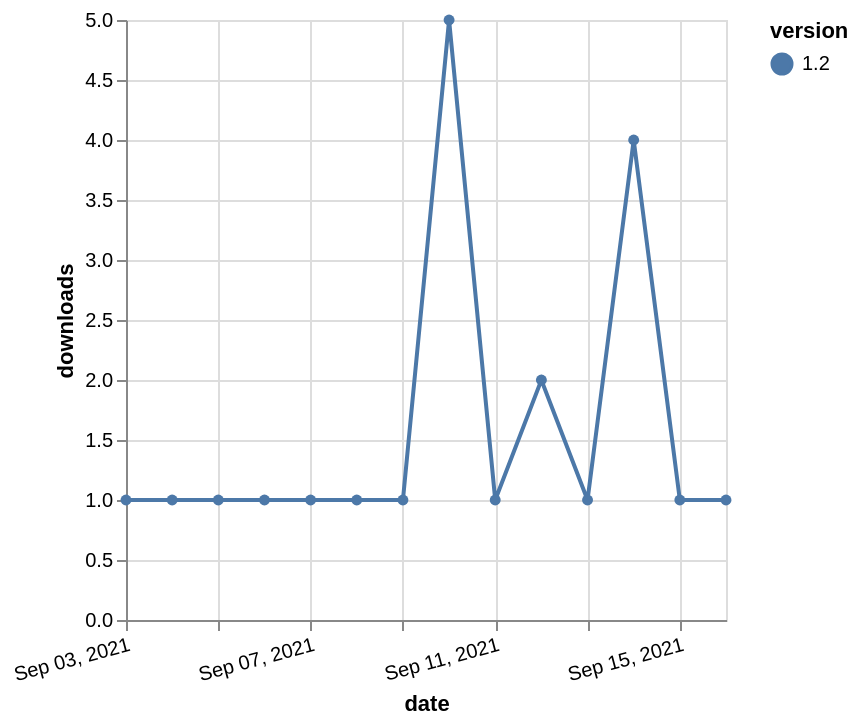

Vega-Lite specification for this chart:
### Vega-Lite specification from a JSON file in a GitHub repository (floating-point values rounded to 4 significant figures)
{"$schema": "https://vega.github.io/schema/vega-lite/v5.json", "description": "A simple bar chart with embedded data.", "data": {"values": [{"date": "2021-09-03", "total": 274, "delta": 1, "version": "1.2"}, {"date": "2021-09-04", "total": 275, "delta": 1, "version": "1.2"}, {"date": "2021-09-05", "total": 276, "delta": 1, "version": "1.2"}, {"date": "2021-09-06", "total": 277, "delta": 1, "version": "1.2"}, {"date": "2021-09-07", "total": 278, "delta": 1, "version": "1.2"}, {"date": "2021-09-08", "total": 279, "delta": 1, "version": "1.2"}, {"date": "2021-09-09", "total": 280, "delta": 1, "version": "1.2"}, {"date": "2021-09-10", "total": 285, "delta": 5, "version": "1.2"}, {"date": "2021-09-11", "total": 286, "delta": 1, "version": "1.2"}, {"date": "2021-09-12", "total": 288, "delta": 2, "version": "1.2"}, {"date": "2021-09-13", "total": 289, "delta": 1, "version": "1.2"}, {"date": "2021-09-14", "total": 293, "delta": 4, "version": "1.2"}, {"date": "2021-09-15", "total": 294, "delta": 1, "version": "1.2"}, {"date": "2021-09-16", "total": 295, "delta": 1, "version": "1.2"}]}, "width": "container", "mark": {"type": "line", "point": {"filled": true}}, "encoding": {"x": {"field": "date", "type": "temporal", "timeUnit": "yearmonthdate", "title": "date", "axis": {"labelAngle": -15}}, "y": {"field": "delta", "type": "quantitative", "title": "downloads"}, "color": {"field": "version", "type": "nominal"}, "tooltip": {"field": "delta"}}}
